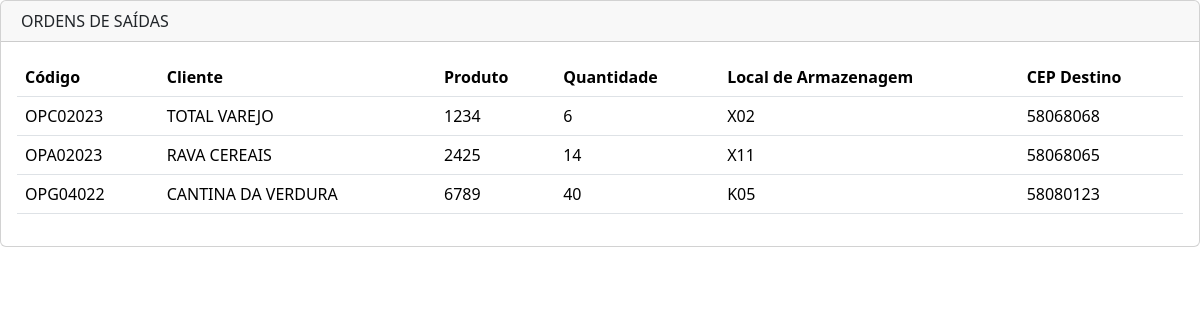
The app's page /SQL/ordens_atuais.php with its own data.
### tables this page shows
CREATE TABLE `ordens_de_producao` (
  `ID` int(11) NOT NULL,
  `CODIGO` varchar(255) DEFAULT NULL,
  `CLIENTE` varchar(255) DEFAULT NULL,
  `PRODUTO` varchar(255) DEFAULT NULL,
  `QUANTIDADE` int(11) DEFAULT NULL,
  `LOCAL_ALMOX` varchar(255) DEFAULT NULL,
  `CEP_DESTINO` varchar(255) DEFAULT NULL
);

### SQL/ordens_atuais.php (the view, shortened to what this page needs)
<body>
<link href="https://cdn.jsdelivr.net/npm/bootstrap@5.3.2/dist/css/bootstrap.min.css" rel="stylesheet">
    <main>
    <div style="padding: 0 0 0;">
            <div class="card mb-4">
                <div class="card-header">
                    ORDENS DE SAÍDAS
                </div>
                <div class="card-body">
                    <?php
                        include_once("../ADMIN/config.inc.php");
                        $consulta = $conn->query("SELECT
                          CODIGO,
                          CLIENTE,
                          PRODUTO,
                          QUANTIDADE,
                          LOCAL_ALMOX AS LOCAL_DE_ARMAZENAGEM,
                          CEP_DESTINO
                        FROM
                          ordens_de_producao");
                        if ($consulta->rowCount() > 0) {
                            echo "<table class='table'>";
                            echo "<thead>";
                            echo "<tr>";
                            echo "<th scope='col'>Código</th>";
                            echo "<th scope='col'>Cliente</th>";
                            echo "<th scope='col'>Produto</th>";
                            echo "<th scope='col'>Quantidade</th>";
                            echo "<th scope='col'>Local de Armazenagem</th>";
                            echo "<th scope='col'>CEP Destino</th>";
                            echo "</tr>";
                            echo "</thead>";
                            echo "<tbody>";
                            while ($linha = $consulta->fetch(PDO::FETCH_ASSOC)) {
                                echo "<tr>";
                                echo "<td>{$linha['CODIGO']}</td>";
                                echo "<td>{$linha['CLIENTE']}</td>";
                                echo "<td>{$linha['PRODUTO']}</td>";
                                echo "<td>{$linha['QUANTIDADE']}</td>";
                                echo "<td>{$linha['LOCAL_DE_ARMAZENAGEM']}</td>";
                                echo "<td>{$linha['CEP_DESTINO']}</td>";
                                echo "</tr>";
                            }
                            echo "</tbody>";
                            echo "</table>";
                        } else {
                            echo "Nenhuma ordem de produção encontrada.";
                        }
                    ?>
                </div>
            </div>
        </div>
    </main>
</body>

### records on screen
ordens_de_producao: CODIGO "OPC02023", CLIENTE "TOTAL VAREJO", PRODUTO "1234", QUANTIDADE "6", LOCAL_ALMOX "X02", CEP_DESTINO "58068068"
ordens_de_producao: CODIGO "OPA02023", CLIENTE "RAVA CEREAIS", PRODUTO "2425", QUANTIDADE "14", LOCAL_ALMOX "X11", CEP_DESTINO "58068065"
ordens_de_producao: CODIGO "OPG04022", CLIENTE "CANTINA DA VERDURA", PRODUTO "6789", QUANTIDADE "40", LOCAL_ALMOX "K05", CEP_DESTINO "58080123"
